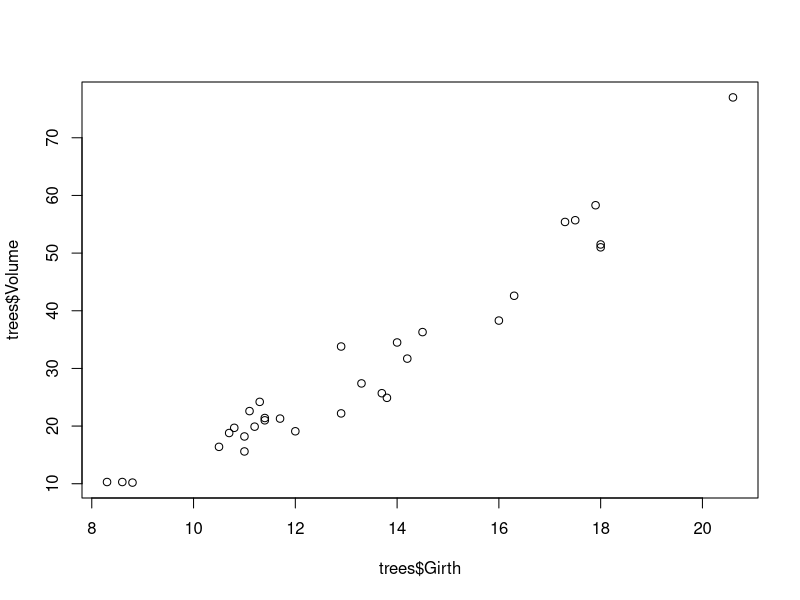
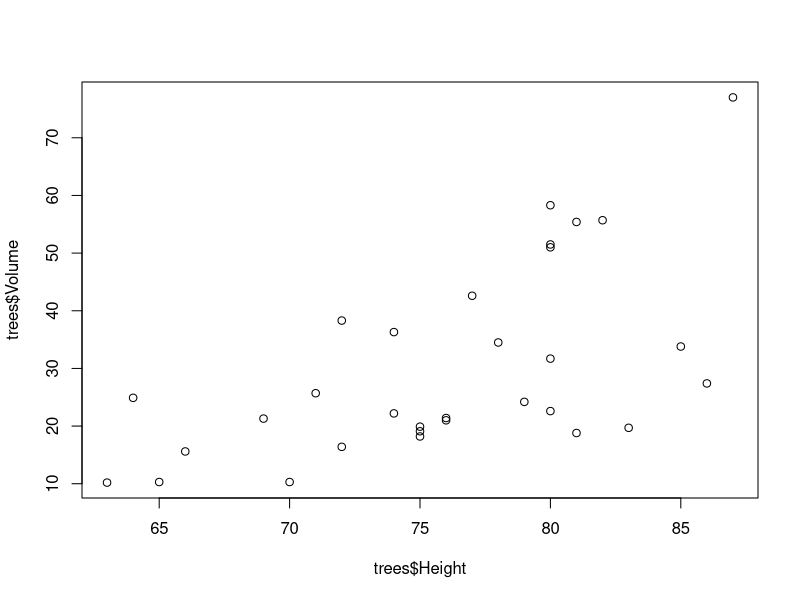
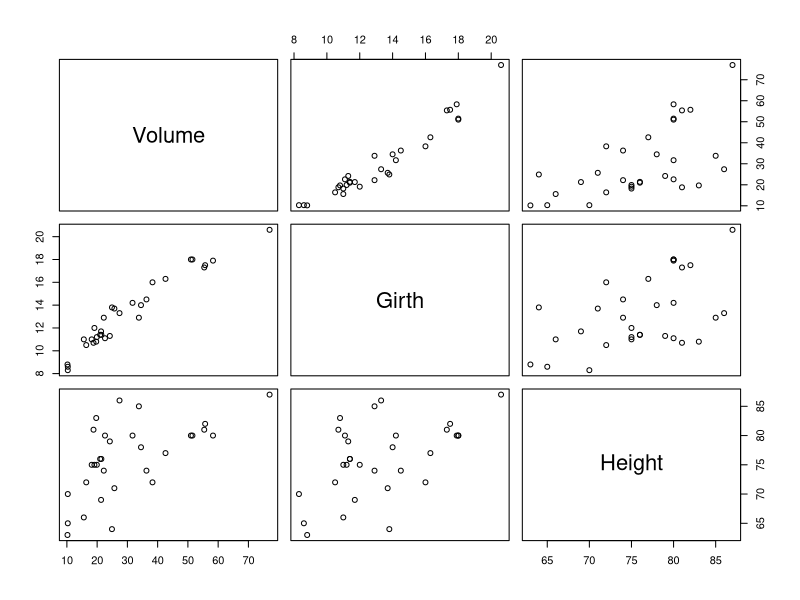
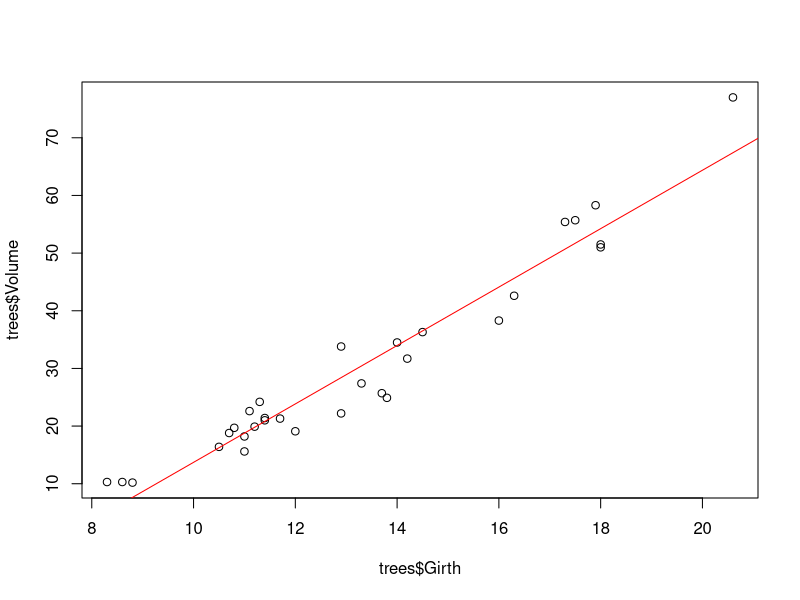
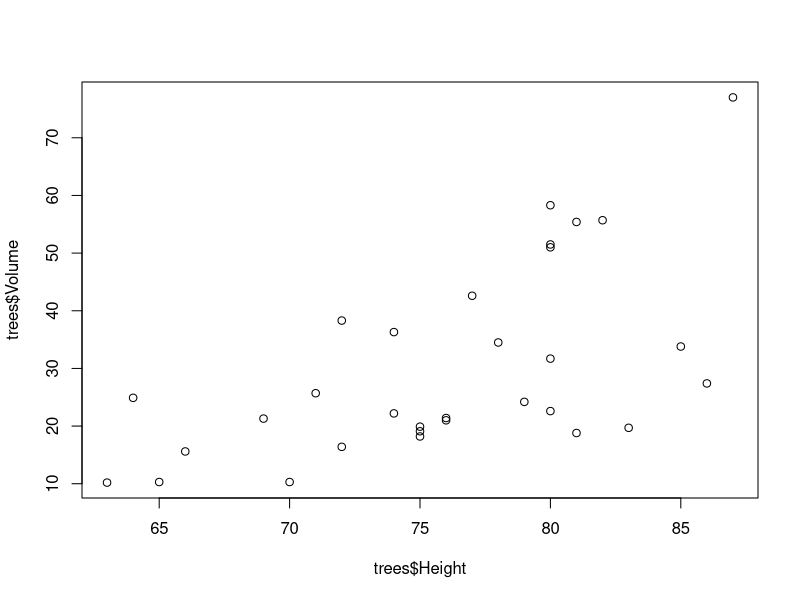

Here is the R script that generated these plots, in order: (Note: this script raises an error after producing the figures.)
### Wprowadzenie do R w kontekście Machine Learning
### Marta Sommer
### 14 listopada 2017 r.

################################################################################
### Krótkie wprowadzenie do programowania w R.

### Wektory:

# tworzenie wektorów:

c(1, 3, 4, 6, 7, 2)

c(1, 2, 3, 4, 5, 6, 7, 8, 9, 10)

1:10

10:1

1:100

seq(0, 100, by = 5)

# przypisywanie wektorów do zmiennej:

c(3, 5, 2)

wektor <- c(3, 5, 2)

wektor

y <- wektor

# operacje na wektorach:

wektor

wektor + 3

wektor * 2

2 * wektor

x <- 2 * wektor
X <- 2 * wektor

wektor * wektor

c(3, 4, 5) + c(1, 2, 3)
c(3, 4, 5) + c(3)
c(3, 4, 5) + 3
c(3, 4, 5) + c(1, 2)
c(1, 2, 1)

wektor * wektor

# wybor elementu:

wektor[1]

wektor[3]

wektor[c(1, 3)]
wektor[1:3]

1:3

wektor[c(3, 1)]

wektor <- 5:20

wektor[2:length(wektor)]

### Podstawowe operacje na wektorach:

x <- 4

x <- 2:10

mean(x)   # średnia

sd(x)   # odchylenie standardowe

median(x)   # mediana

range(x)   # minimum i maksimum

min(x)   # minimium

max(x)

?mean

### Ramki danych:

dane <- data.frame(imie = c("Marek", "Franek", "Ola"),
                   wiek = c(13, 16, 14),
                   plec = c("M", "M", "K"))   # tworzenie ramki danych:
dane

dane[3, 2]

dane[c(2, 3), 2]

dane[2, 1:3]

dane[2, ]   # wybieranie wiersza

dane[c(2, 3), ]

dane[c(2, 3), 3] # wybieranie wiersza i kolumny

dane[c(2, 3), c(1, 3)]

dane$wiek   # wybieranie kolumny przy pomocy nazwy kolumny

dane$plec[3]

colnames(dane)   # nazwy kolumn

dane[2, 2] <- 25   # podmienianie wartosci

dane

### Wczytywanie danych:

read.table("./dane/imie_wiek_plec.txt")   # wczytywanie danych w dowolnym formacie

read.table("./dane/imie_wiek_plec.txt", header = TRUE)   # zeby zauwazyl naglowek w tabeli

nasza_tabelka <- read.table("./dane/imie_wiek_plec.txt", header = TRUE)

menu <- read.csv("./dane/menu.csv") # wczytywanie danych w formacie .csv

menu <- read.csv("./dane/menu.csv", encoding = "UTF-8")   # poprawiamy kodowanie

### Korzystanie z pakietów:

install.packages("data.table")   # instalowanie pakietu (jednorazowo na komputerze):

library("data.table")   # ładowanie pakietu (przy każdym odpaleniu RStudio):

?fread   # pomoc

menu <- fread("./dane/menu.csv", encoding = "UTF-8")   # funkcja do wczytywania danych z pakietu 'data.table'

################################################################################
### Przetwarzanie danych za pomocą pakietu 'dplyr'.

library("dplyr")

menu <- read.csv("./dane/menu.csv", encoding = "UTF-8")

### SELECT - wybierz kolumny:

# wybieranie jednej kolumny
menu2 <- menu %>% 
    select(Category)   

# wybieranie wielu kolumn
menu3 <- menu %>% 
    select(Category,
           Calories)   

### ARRANGE - sortowanie:

# wybierz dwie kolumny, a następnie posortuj po jednej z nich
menu2 <- menu %>% 
    select(Item,
           Calories) %>% 
    arrange(Calories)

# posortuj malejąco:
menu %>% 
    select(Item,
           Calories) %>% 
    arrange(desc(Calories)) -> menu2

# posortuj podwóch kolumnach:

menu %>% 
    select(Item,
           Calories) %>% 
    arrange(desc(Calories),
            Item) -> menu3

### FILTER - wybierz wiersze spełniające określone warunki:

# wybierz dania, które mają równo 100 kalorii:
menu %>% 
    filter(Calories == 100) %>% 
    select(Item,
           Category,
           Calories) -> a

# wybierz dania, które mają mniej niż 100 kalorii:
menu %>% 
    filter(Calories < 100) %>% 
    select(Item,
           Category,
           Calories) -> b

# wybierz dania, które mają mniej niż 100 kalorii i nie są napojem ('Beverages'):
menu %>% 
    filter(Calories < 100,
           Category != "Beverages") %>% 
    select(Item,
           Category,
           Calories) -> c

1 == 1
1 == 0

1 & 1  # i

1 | 1  # lub

menu %>% 
    filter(Calories < 100,
           Category != "Beverages") %>% 
    select(Item,
           Category,
           Calories) -> c

menu %>% 
    filter(Category %in% c("Beverages", "Breakfast")) %>% 
    select(Item,
           Category,
           Calories) -> c

c(1, 1, 0) & c(1, 0, 0)

c(TRUE, FALSE)
c(1, 3, 5, 6)
c(3.14, 5.67)
c("a;efi", ";kdf")

c(3, "5775")

as.numeric(c("454", "875"))

# wybierz dania, które mają mniej niż 100 kalorii, nie są napojem ('Beverages') i posortuj po liczbie kalorii:
menu %>% 
    filter(Calories < 100,
           Category != "Beverages") %>% 
    select(Item,
           Category,
           Calories) %>% 
    arrange(Calories)

# znajdź produkt zawierający najwięcej żelaza:
menu %>% 
    filter(Iron.PDV == max(Iron.PDV)) -> w

### MUTATE - stwórz nową kolumnę:

# wybierzmy danie, jego zawartość tłuszczu i jaki to jest procent dziennej 'dawki' tłuszczu:
menu %>% 
    select(Item,
           Total.Fat, 
           Total.Fat.PDV)

# Dowiedzmy się, jaka jest dzienna zalecana 'dawka' tłuszczu:
menu %>% 
    select(Item,
           Total.Fat, 
           Total.Fat.PDV) %>% 
    mutate(dzienna_dawka_tluszczu = round(Total.Fat*100/Total.Fat.PDV),
           a = Total.Fat*2) -> m

# stwórzmy nową kolumnę, w której będziemy mieć zawartość tłuszczu, a w nawiasie jaka to jest procentowa dzienna dawka:
menu %>% 
    select(Item,
           Total.Fat, 
           Total.Fat.PDV) %>% 
    mutate(Fat = paste0(Total.Fat, " (", Total.Fat.PDV, "%)")) -> m

### SUMMARISE - podsumuj (stwórz nową tabelę)

# policzmy średnią liczbę kalorii
menu %>% 
    summarise(sr_kalorie = mean(Calories))

# policzmy średnią liczbę kalorii i średnią ilość tłuszczu:
menu %>% 
    summarise(sr_kalorie = mean(Calories),
              sr_tluszcz = mean(Total.Fat))

# policzmy ile jest dań:
menu %>% 
    summarise(ile_dan = n())

### GROUP_BY - licz coś w grupach

# policzmy średnią liczbę kalorii w podziale na rodzaj posiłku:
menu %>% 
    group_by(Category) %>% 
    summarise(sr_kalorie = mean(Calories)) %>% 
    arrange(sr_kalorie)

# policzmy ile jest dań w podziale na kategorie:
menu %>% 
    group_by(Category) %>% 
    summarise(ile_dan = n()) %>% 
    arrange(ile_dan)

# znajdź produkt zawierający najwięcej żelaza w danej kategorii:
menu %>% 
    group_by(Category) %>% 
    filter(Iron.PDV == max(Iron.PDV)) %>% 
    select(Category, Item, Iron.PDV)

### ZADANIA:

# 1. Wybierz kolumny: produkt (*Item*) oraz zawartość tłuszczu (*Total.Fat*). Posortuj tabelę malejąco po zawartości tłuszczu.
# 
# 2. Wybierz produkty (*Item*), które zawierają minimalnie 20, a maksymalnie 100 kalorii. 
# 
# 3. Znajdź produkt (*Item*), który zawiera najmniej cholesterolu (*Cholesterol*).
# 
# 4. Policz średnią zawartość cukru (*Sugar*) we wszystkich produktach.
# 
# 5. Dla każdego produktu (*Item*) policz jakim procentem jego wartości energetycznej (*Calories*) jest wartość energetyczna zawarta w tłuszczu (*Calories.from.Fat*). Wynik zaokrąglij do całości. 
# 
# 6. Znajdź produkt/-y (*Item*), które zawierają minimalną wartość sodu (*Sodium*). 
# 
# 7. Znajdź produkty (*Item*) z kategorii (*Category*) *Breakfast*, które zawierają najwięcej sodu.
# 
# 8. Dla każdej kategorii produktu (*Category*) znajdź średnią zawartość tłuszczu (*Total.Fat*).
# 
# 9. Dla każdej kategorii produktu (*Category*) znajdź minimalną zawartość cukru.
# 
# 10. Policz średnią zawartość cukru dla produktów (*Item*) będących McMuffinami (takimi, które w nazwie (*Item*) zawierają wyrażenie 'McMuffin').

################################################################################
### Krótka analiza danych za pomocą regresji liniowej

# zbior danych trees - rozmiary dotyczace drzew:
# Girth - obwod drzewa na poziomie piersi [cale]
# Height - wysokosc
# Volume - objetosc

data(trees)
head(trees)

# Pytanie: od czego zalezy objętość drzew?

# zróbmy najpierw proste wykresy zależności od obu zmiennych:

plot(trees$Girth, trees$Volume)
plot(trees$Height, trees$Volume)    # widac, ze zaleznosc jest silniejsza w przypadku Girth

pairs(Volume ~ Girth + Height, data = trees)

# sprawdźmy korelację:

cor(trees$Girth, trees$Volume) # 0.9671194

cor(trees$Height, trees$Volume) # 0.5982497

# dopasujmy model liniowy dla kazdej z tych zmiennych oddzielnie:

lg <- lm(Volume ~ Girth, data = trees)

# lh <- lm(Volume ~ Height, data = trees)

summary(lg)
# summary(lh) # widac, ze R^2 dla modelu lg było lepsze

# narysujmy dopasowane krzywe:

plot(trees$Girth, trees$Volume)
abline(lg, col = "red")

plot(trees$Height, trees$Volume)
abline(lh, col = "blue")

# porownajmy R^2 dla tych modeli

summary(lg)$r.squared    # [1] 0.9353199
summary(lh)$r.squared    # [1] 0.3579026

# wykresy rozproszenia rezyduow wzgledem wartosci dopasowanych

plot(lg, 1)
plot(lh, 1) 

# wykres kwantylowy - punkty powinny sie tu ukladac na prostej

plot(lg, 2)
plot(lh, 2)

# poprawmy model:

lg2 <- lm(Volume ~ I(Girth^2), data = trees)
summary(lg2)

plot(lg2, 1)
plot(lg2, 2)

# zobaczmy model od dwóch zmiennych:

lgh <- lm(Volume ~ I(Girth^2) + Height, data = trees)
summary(lgh)

plot(lgh, 1)
plot(lgh, 2)

